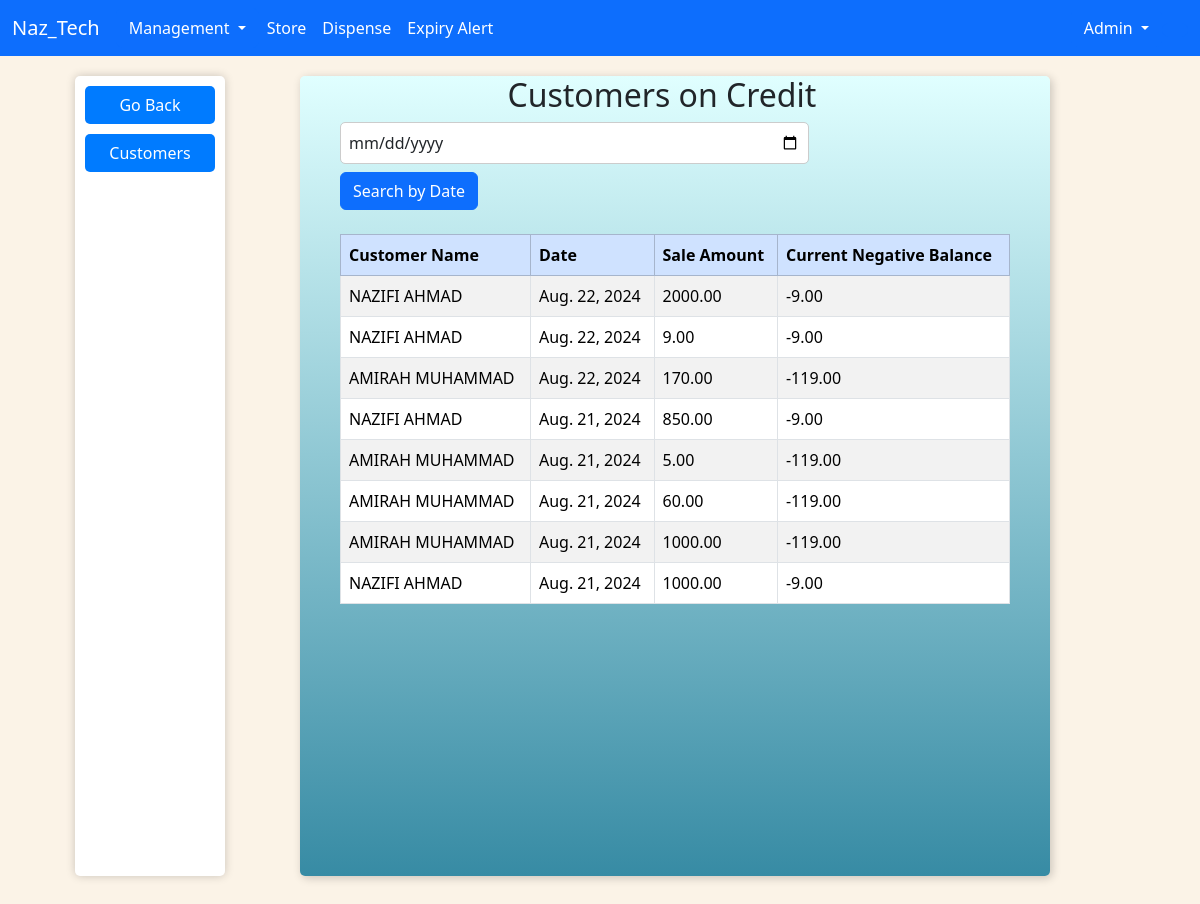
The page /customers_on_credit/ (signed in) on the database its author committed.
### app/models.py (models this page shows, shortened)
class Customers(models.Model):
    user = models.OneToOneField(User, on_delete=models.CASCADE, null=True, blank=True)
    name = models.CharField(max_length=100)
    phone = models.CharField(max_length=15)
    address = models.CharField(max_length=255)

class Sales(models.Model):
    user = models.ForeignKey(User, on_delete=models.SET_NULL, null=True)
    customer = models.ForeignKey(Customers, on_delete=models.SET_NULL, null=True)  # Add this line
    name = models.CharField(max_length=255)
    quantity = models.IntegerField()
    amount = models.DecimalField(max_digits=10, decimal_places=2)
    on_credit = models.BooleanField(default=False)
    date = models.DateField(auto_now_add=True)

class Wallet(models.Model):
    customer = models.OneToOneField(Customers, on_delete=models.CASCADE, related_name='wallet')
    balance = models.DecimalField(max_digits=10, decimal_places=2, default=0.00)

### app/views.py (the view)
# urls.py: path('customers_on_credit/', views.customers_on_credit, name='customers_on_credit'),
@login_required
@user_passes_test(is_admin)
def customers_on_credit(request):
    sales_on_credit = Sales.objects.filter(
        on_credit=True,
        customer__wallet__balance__lt=0,
    ).select_related('customer').order_by('-date')
    search_date = request.GET.get('date')
    if search_date:
        sales_on_credit = sales_on_credit.filter(date=search_date)
    customers_negative_balances = [
        {
            'customer': sale.customer,
            'balance': sale.customer.wallet.balance,
            'date': sale.date,
            'amount': sale.amount,
        }
        for sale in sales_on_credit
    ]
    return render(request, 'app/customers_on_credit.html', {
        'customers_negative_balances': customers_negative_balances,
        'search_date': search_date,
    })

### app/views.py (called while the page is built)
def is_admin(user):
    return user.is_authenticated and user.is_superuser

### app/templates/app/customers_on_credit.html (shortened to what this page needs)
{% extends 'app/base.html' %}
{% load static %}
    {% block content %}
    <div class="container">
        <div class="side_nav">
            <a href="{{request.META.HTTP_REFERER}}">Go Back</a>
            <a href="{% url 'customer_list' %}">Customers</a>
        </div>
        <div class="col-md-10 offset-md-1" id="main">
            <h2 class="col-md-6 offset-md-3">Customers on Credit</h2>
            <form method="GET" action="{% url 'customers_on_credit' %}" class="mb-4">
                <div class="search-container">
                    <input type="date" name="date" value="{{ search_date }}" class="form-control">
                    <button type="submit" class="btn btn-primary mt-2">Search by Date</button>
                </div>
            </form>
            <table class="table table-striped table-hover table-bordered">
                <thead class="table-primary">
                    <tr>
                        <th scope="col">Customer Name</th>
                        <th scope="col">Date</th>
                        <th scope="col">Sale Amount</th>
                        <th scope="col">Current Negative Balance</th>
                    </tr>
                </thead>
                <tbody id="customers-negative-balance">
                    {% for item in customers_negative_balances %}
                    <tr data-customer-id="{{ item.customer.id }}">
                        <td>{{ item.customer.name }}</td>
                        <td>{{ item.date }}</td>
                        <td>{{ item.amount }}</td>
                        <td>{{ item.balance }}</td>
                    </tr>
                    {% endfor %}
                </tbody>
            </table>
        </div>
    </div>
    {% endblock %}

### app/templates/app/navbar.html (shortened to what this page needs)
<nav class="navbar navbar-expand-lg bg-primary navbar-dark">
    <div class="container-fluid">
        <a class="navbar-brand" href="{% url 'home' %}">Naz_Tech</a>
        <div class="collapse navbar-collapse" id="navbarSupportedContent">
            <ul class="navbar-nav me-auto mb-2 mb-lg-0">
                {% if user.is_authenticated %}
                <div class="btn-group dropdown">
                    <button type="button" class="btn btn-primary dropdown-toggle" data-bs-toggle="dropdown"
                        aria-expanded="false">
                        Management
                    </button>
                </div>
                <li class="nav-item ">
                    <a class="nav-link active" href="{% url 'store' %}">Store</a>
                </li>
                <li class="nav-item">
                    <a class="nav-link active" aria-current="page" href="{% url 'search_item' %}">Dispense</a>
                </li>
                <li class="nav-item">
                    <a class="nav-link active" aria-current="page" href="{% url 'exp_date_alert' %}">Expiry Alert</a>
                </li>
            </ul>
            <div class="btn-group dropdown">
                <button type="button" class="btn btn-primary dropdown-toggle" data-bs-toggle="dropdown"
                    aria-expanded="false">
                    {{ user.username|title }}
                </button>
            </div>
            <div class="nav-item ">
                <button class="btn btn-primary " role="button" data-bs-toggle="dropdown" aria-expanded="false"></button>
            </div>
            {% else %}
            <div class="nav-item">
                <a class="nav-link active text-white" href="{% url 'index' %}">Login</a>
            </div>
            {% endif %}
        </div>
    </div>
</nav>

### app/templates/app/base.html (style rules this page uses)
body { background-color: rgb(251, 243, 231); }
.container { display: grid; grid-template-columns: 1fr 3fr; }

### app/templates/app/customers_on_credit.html (style rules this page uses)
.container { display: grid; grid-template-columns: 1fr 6fr; margin: 20px auto; max-width: 90%; padding: 0 15px; }
.side_nav { flex: 0 0 20%; max-width: 100%; background-color: white; padding: 10px; border-radius: 5px; box-shadow: 0 0 10px rgba(0, 0, 0, 0.2); margin-bottom: 20px; position: -webkit-sticky; position: sticky; top: 50px; height: 100vh; }
.side_nav button, .side_nav a { display: block; width: 100%; margin-bottom: 10px; padding: 7px; font-size: 16px; text-align: center; text-decoration: none; border: none; border-radius: 5px; background-color: #007bff; color: #fff; cursor: pointer; }
#main { border-radius: 5px; box-shadow: 2px 2px 10px rgba(0, 0, 0, 0.2); background: linear-gradient(to bottom, rgb(224, 255, 255), rgb(55, 139, 164)); height: 80vh; padding-left: 40px; padding-right: 40px; height: 100vh; }
.search-container { margin-bottom: 20px; }
.search-container input { width: 100%; padding: 8px; font-size: 16px; border-radius: 5px; border: 1px solid #ccc; }
.search-container input { width: 70%; }

### rows shown on the page
Customers: customer.name "NAZIFI AHMAD", date "Aug. 22, 2024", amount "2000.00", balance "-9.00", amount "9.00", date "Aug. 21, 2024", amount "850.00", amount "1000.00"
Customers: customer.name "AMIRAH MUHAMMAD", date "Aug. 22, 2024", amount "170.00", balance "-119.00", date "Aug. 21, 2024", amount "5.00", amount "60.00", amount "1000.00"

### other values the page prints
{{ user.username|title }} "Admin"
